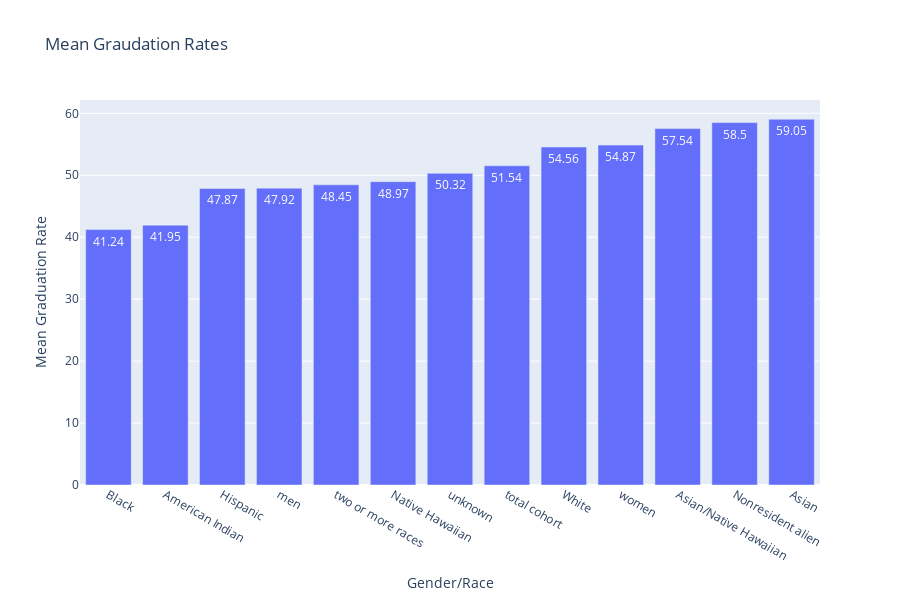

Source (notebook cell):
### Code cell
mean_fig.show()

### Figure 1 — Plotly figure (JSON) as saved in the notebook; plotly's stock layout.template omitted (floating-point values rounded to 4 significant figures)
{"data": [{"text": [41.24, 41.95, 47.87, 47.92, 48.45, 48.97, 50.32, 51.54, 54.56, 54.87, 57.54, 58.5, 59.05], "type": "bar", "x": ["Black", "American Indian", "Hispanic", "men", "two or more races", "Native Hawaiian", "unknown", "total cohort", "White", "women", "Asian/Native Hawaiian", "Nonresident alien", "Asian"], "y": [41.24, 41.95, 47.87, 47.92, 48.45, 48.97, 50.32, 51.54, 54.56, 54.87, 57.54, 58.5, 59.05]}], "layout": {"height": 600, "title": {"text": "Mean Graudation Rates"}, "xaxis": {"title": {"text": "Gender/Race"}}, "yaxis": {"title": {"text": "Mean Graduation Rate"}}}}
